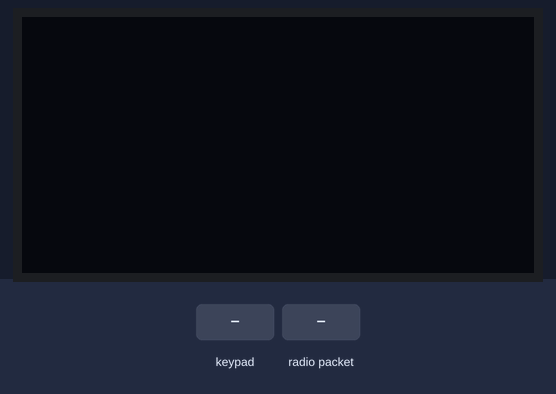
The sketch below on a simulated ESP32. On the bench: 128×64 one-colour display. The inputs (shaded band) are chosen by the test bench. No radio packets arrive unless stated; what the sketch prints to the serial monitor is not drawn.

Above: at 1.2 s.
1.3 s: keypad keys 1 3 9 7 2 2 2 2 A pressed 0.4 s apart
At 5.7 s:
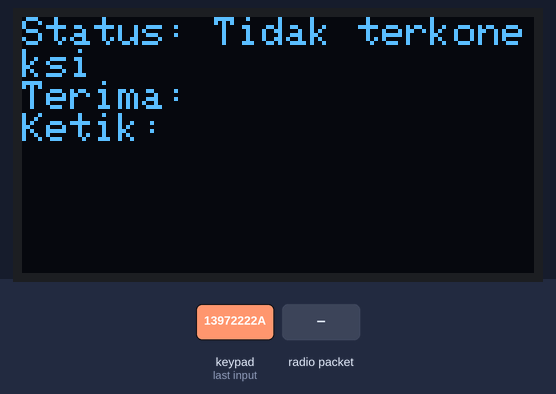
6.4 s: radio packet "PING" arrives
At 7.2 s:
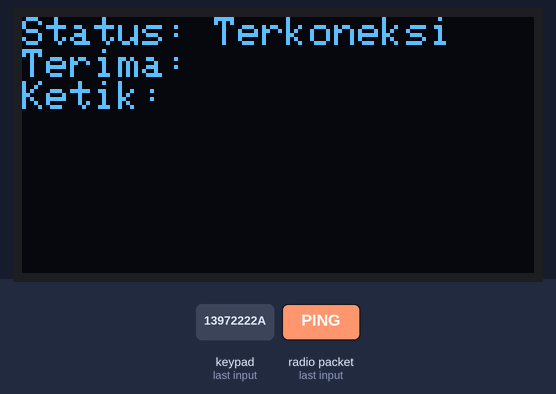
7.9 s: keypad keys 0 2 0 0 0 4 2 5 A pressed 0.4 s apart
At 8.53 s:
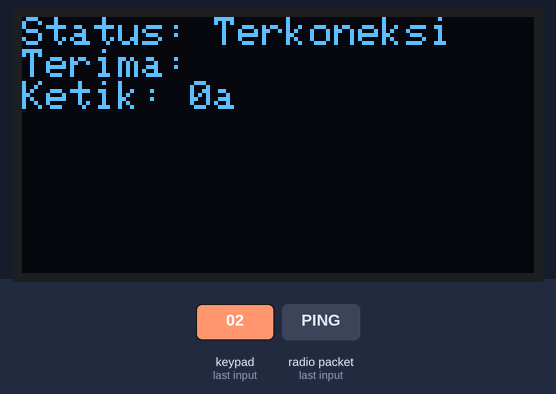
13.0 s: radio packet "*" arrives
At 13.5 s:
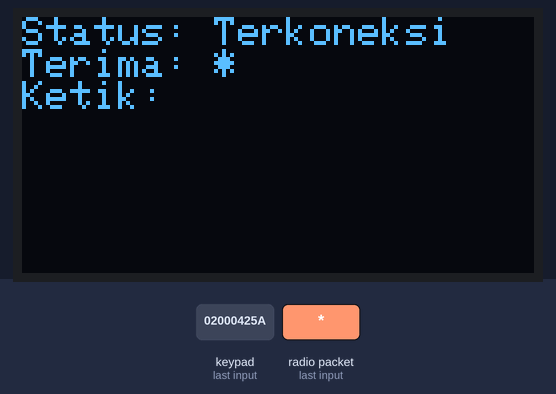
14.5 s: key '3' pressed
At 15.7 s:
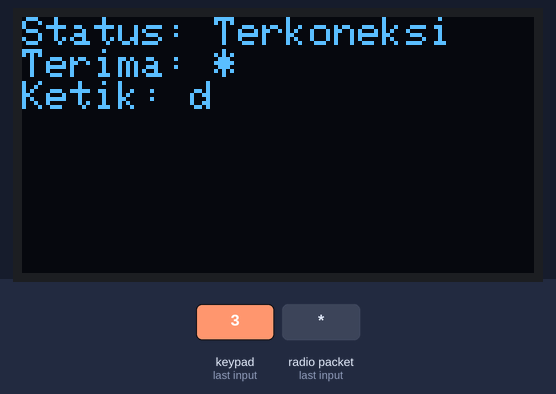
16.0 s: keypad keys 1 4 1 2 1 3 1 5 A pressed 0.4 s apart
At 19.06 s:
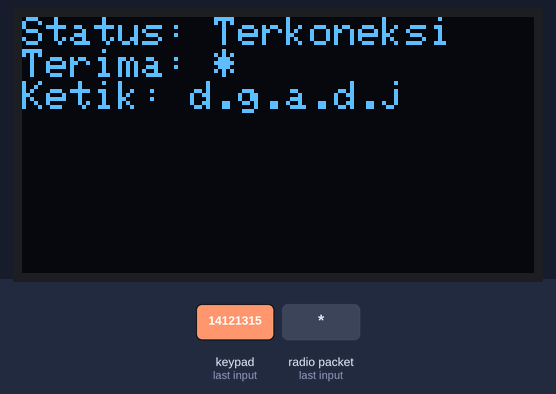
Timing chart, 0 to 20.6 s (numbered marks = the images above; inputs shaded):
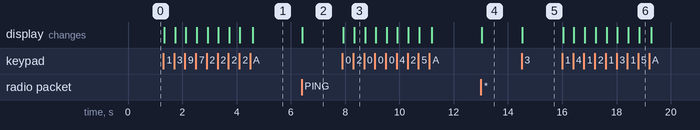

Measured:
- after the input at 1.3 s, the display: first changes at once (image 1 shows a later state)
- after the input at 6.4 s, the display: changes at once (image 2)
- after the input at 7.9 s, the display: first changes at once (image 3 shows a later state)
- after the input at 13.0 s, the display: changes at once (image 4)
- after the input at 14.5 s, the display: changes at once (image 5)
- after the input at 16.0 s, the display: first changes at once (image 6 shows a later state)

The sketch:

Bregas.ino
```cpp
#include <Wire.h>
#include <Adafruit_GFX.h>
#include <Adafruit_SSD1306.h>
#include <Keypad.h>

#include <SPI.h>
#include <LoRa.h>

#define SCREEN_WIDTH 128
#define SCREEN_HEIGHT 64

#define ss 18
#define rst 23
#define dio0 26

Adafruit_SSD1306 display(SCREEN_WIDTH, SCREEN_HEIGHT, &Wire, -1);

const byte ROWS = 4;
const byte COLS = 4;
char keys[ROWS][COLS] = {
  {'1', '2', '3', 'A'},
  {'4', '5', '6', 'B'},
  {'7', '8', '9', 'C'},
  {'*', '0', '#', 'D'}
};
byte rowPins[ROWS] = {14, 12, 13, 15};
byte colPins[COLS] = {02, 00, 04, 25};
Keypad keypad = Keypad(makeKeymap(keys), rowPins, colPins, ROWS, COLS);

bool connected = false;
unsigned long lastPingTime = 0;
String lastReceivedMessage = "";

void setup() {
  Serial.begin(115200);

  while (!Serial);
  Serial.println("LoRa Duplex Communication");
  SPI.begin(5, 19, 27, 18);
  LoRa.setSPI(SPI);
  LoRa.setPins(ss, rst, dio0);

  while(!LoRa.begin(433E6)){
    Serial.println(".");
    delay(500);
  }

  LoRa.setSyncWord(0xF3);
  Serial.println("LoRa Initialized");

  if (!display.begin(SSD1306_SWITCHCAPVCC, 0x3C)) {
    Serial.println("Gagal menginisialisasi OLED");
    while (1);
  }
  display.clearDisplay();
  display.display();
}

String typedMessage = "";
const char* t9[] = {"0 ", ".,?!1", "abc2", "def3", "ghi4", "jkl5", "mno6", "pqrs7", "tuv8", "wxyz9"};
char lastKey = '\0';
unsigned long lastPressTime = 0;
int keyIndex = 0;
const int maxMessageLength = 30;

void loop() {
  char key = keypad.getKey();
  if (key) {
    unsigned long now = millis();
    if (key == lastKey && now - lastPressTime < 800) {
      keyIndex = (keyIndex + 1) % strlen(t9[key - '0']);
      typedMessage[typedMessage.length() - 1] = t9[key - '0'][keyIndex];
    } else {
      if (key >= '0' && key <= '9' && strlen(t9[key - '0']) > 0) {
        if (typedMessage.length() < maxMessageLength) {
          typedMessage += t9[key - '0'][0];
          keyIndex = 0;
        }
      } else if (key == 'A') {
        Serial.println("Pesan terkirim: " + typedMessage);
        LoRa.beginPacket();
        LoRa.print(typedMessage);
        LoRa.endPacket();
        typedMessage = "";
      } else if (key == '*') {
        typedMessage = "";
      } else if (key == 'D' ){
        if (!typedMessage.isEmpty()) {
          typedMessage.remove(typedMessage.length() - 1);
        }
      }
    }
    lastPressTime = now;
    lastKey = key;
    displayMessage();
  }
  receiveMessage();
  sendPing();
}

void sendPing() {
  if (millis() - lastPingTime > 5000) {
    LoRa.beginPacket();
    LoRa.print("PING");
    LoRa.endPacket();
    lastPingTime = millis();
  }
}

void receiveMessage() {
  int packetSize = LoRa.parsePacket();
  if (packetSize) {
    String receivedMessage = "";
    while (LoRa.available()) {
      receivedMessage += (char)LoRa.read();
    }

    if (receivedMessage == "PING") {
      connected = true;
      Serial.println("ESP lain terkoneksi");
    } else {
      Serial.println("Pesan diterima: " + receivedMessage);
      lastReceivedMessage = receivedMessage;
    }
    displayMessage();
  }
}

void displayMessage() {
  display.clearDisplay();
  display.setTextSize(1);
  display.setTextColor(SSD1306_WHITE);
  display.setCursor(0, 0);
  if (connected) {
    display.println("Status: Terkoneksi");
  } else {
    display.println("Status: Tidak terkoneksi");
  }
  display.println("Terima: " + lastReceivedMessage);
  display.println("Ketik: " + typedMessage);

  display.display();
}
```
